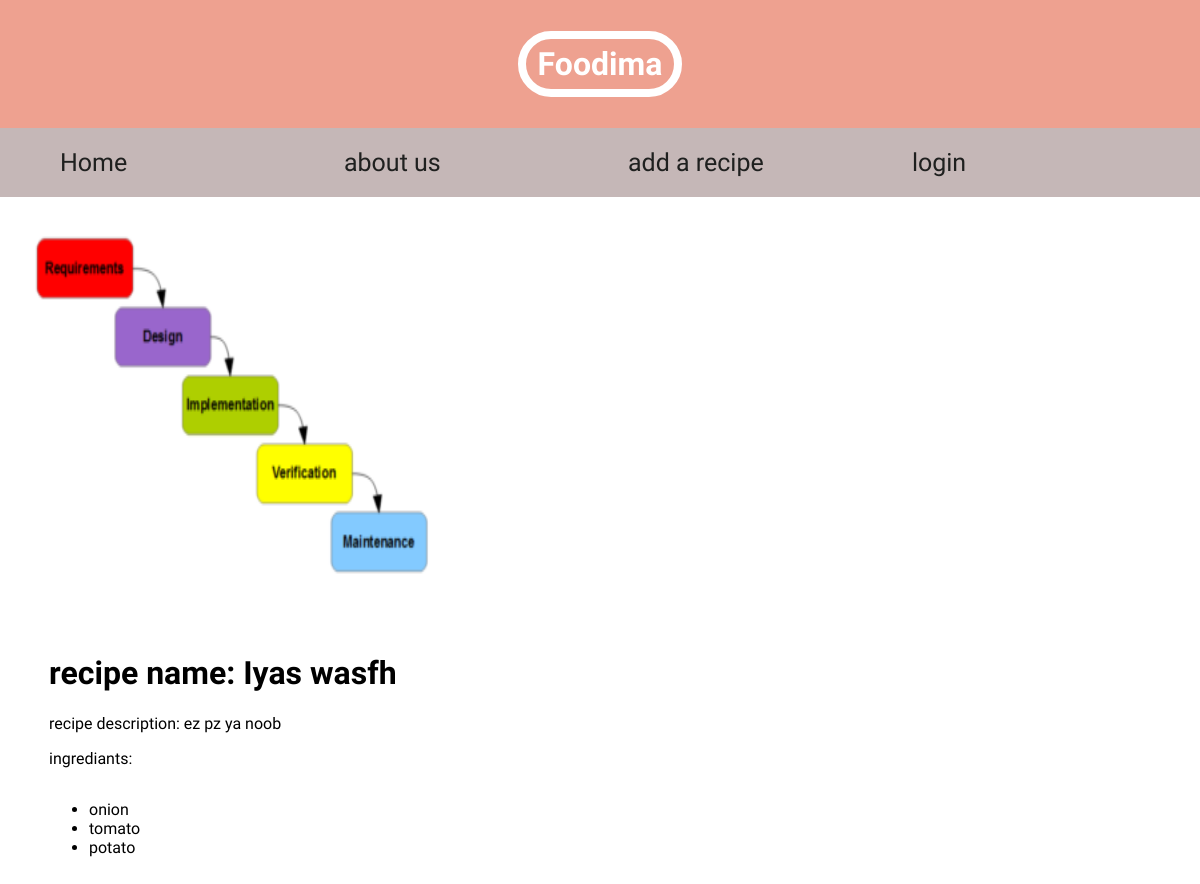
The page /recipe/10 on the database its author committed.
### tables this page shows
CREATE TABLE "recipes" (
	"recipe_id"	INTEGER NOT NULL,
	"recipe_name"	TEXT NOT NULL,
	"recipe_desc"	TEXT NOT NULL,
	"recipe_image"	TEXT NOT NULL,
	PRIMARY KEY("recipe_id" AUTOINCREMENT)
);

CREATE TABLE "ingredients" (
	"ing_id"	INTEGER NOT NULL,
	"ing_name"	TEXT NOT NULL,
	PRIMARY KEY("ing_id" AUTOINCREMENT)
);

### app.py (the view)
@app.route('/recipe/<int:recipe_id>')
def show_recipe(recipe_id):
    if recipe_id:
      conn = create_connection()
      sql = ''' SELECT * from recipes WHERE recipe_id = ?; '''
      cur = conn.cursor()
      cur.execute(sql, [recipe_id])
      conn.commit()
      recipe = cur.fetchone()
      sql = ''' SELECT ingredients.ing_name from recipes
            INNER JOIN made_of on  recipes.recipe_id = made_of.recipe_id
            INNER JOIN ingredients on made_of.ing_id = ingredients.ing_id WHERE recipes.recipe_id = ?; '''
      cur = conn.cursor()
      cur.execute(sql, [recipe_id])
      conn.commit()
      ingrediants = [list(ing)[0] for ing in cur.fetchall()]
      print(ingrediants)
      return render_template('recipe.html', recipe = recipe , ingrediants = ingrediants)
    else:
      return redirect(url_for('index'))

### app.py (called while the page is built)
def create_connection():
  conn = sqlite3.connect(db_path)
  return conn

### templates/recipe.html
{% extends 'base.html' %}
{% block body %}
<body>
  <nav class="navigation">
    <ul>
      <li><a href="{{ url_for('index') }}"> Home </a></li>
      <li><a href="{{ url_for('about') }}">about us</a></li>
      <li><a href="{{ url_for('add_recipes') }}">add a recipe</a></li>
      <li><a href="{{ url_for('sign_in') }}">login</a></li>
    </ul>
  </nav>
  <div class="recipe-format">
    <div class="img">
    <img src="{{ url_for('static', filename='uploads/')}}/{{recipe[3]}}" alt="img1" id="img">
    </div>
    <div class="content-format">
      <h1 class="recipe">recipe name: {{ recipe[1] }} </h1>
      <p class="recipe">recipe description: {{ recipe[2] }}</p>
      <div class="recipe">
        <p>ingrediants: </p>
        <ul>
          {% for i in ingrediants:%}
          <li>{{ i }}</li>
          {% endfor %}
        </ul>
      </div>
    </div>
  </div>
</body>
{% endblock %}

### static/CSS/styles.css (style rules this page uses)
:root { --main-color: #EEA190; --secondary-color :#D3D3D3; --third-color : #C5B7B7; --text-color :rgb(31, 32, 31); --you-in : rgb(222, 86, 86); --true : rgb(41, 102, 23); --white : white; }
* { -webkit-box-sizing: border-box; -moz-box-sizing: border-box; box-sizing: border-box; }
body { font-family: 'Work Sans', sans-serif; position: absolute; top: 196px; width: 100%; overflow-x: hidden }
nav { z-index: 1; background-color:var(--third-color); padding: 20px; position: fixed; width: 100%; top: 128px; left: 0; }
nav ul { white-space: nowrap; max-width: 1200px; margin: 0 auto; }
nav li { width: 25%; display: inline-block; font-size: 25px; }
nav li a { text-decoration: none; color:var(--text-color); }
div h1 { text-align: center; padding-top: 15px; }
.recipe-format { width: fit-content; height: fit-content; }
.content-format { width: 750px; height: fit-content; float: left; padding: 5px; margin: 20px; }
.img { width: fit-content; height: fit-content; float: left; padding: 5px; margin: 20px; }
#img { height: 350px; width: 400px; }
.recipe { text-align: left; padding: 0 1rem; }
.recipe ul { display: inline-block; }

### rows shown on the page
recipes: recipe_image (picture), recipe_name "Iyas wasfh", recipe_desc "ez pz ya noob"
ingredients: ing_name "onion"
ingredients: ing_name "tomato"
ingredients: ing_name "potato"
